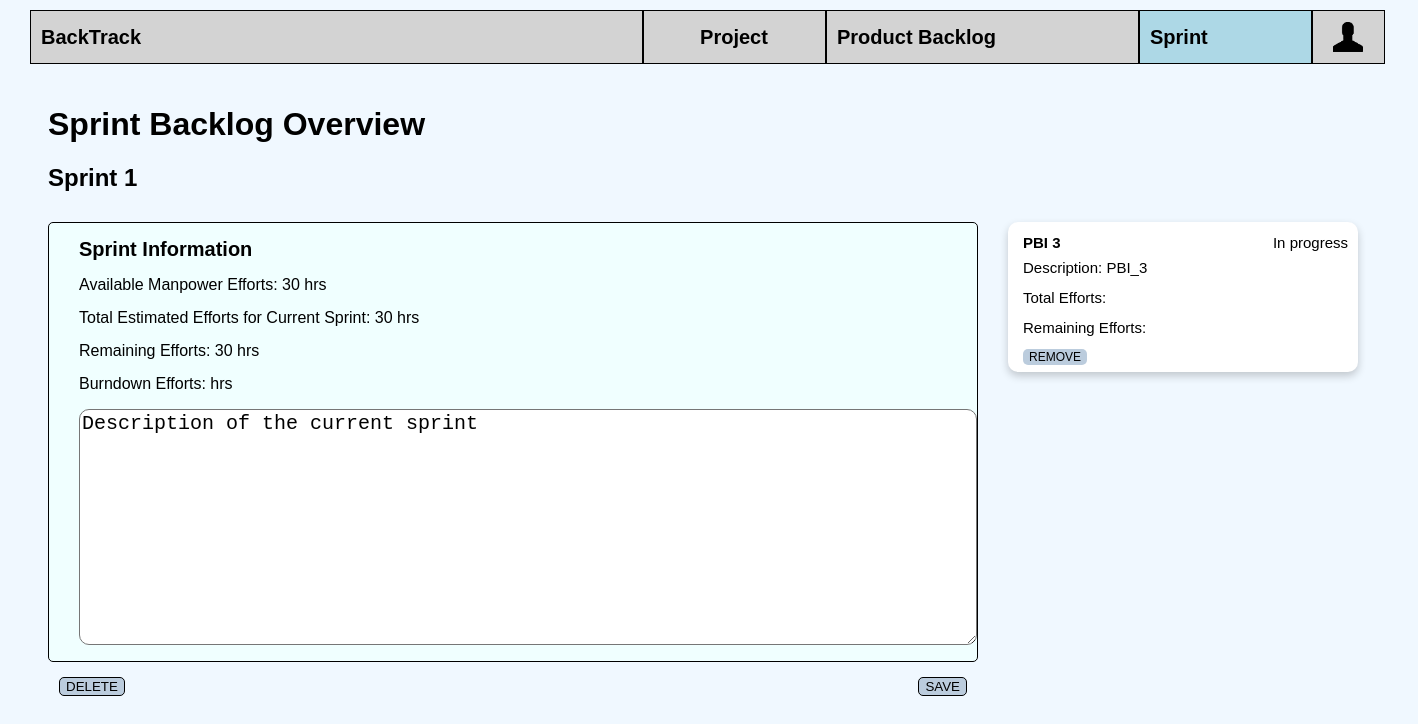
Page /sprints/ on the earlier database version.
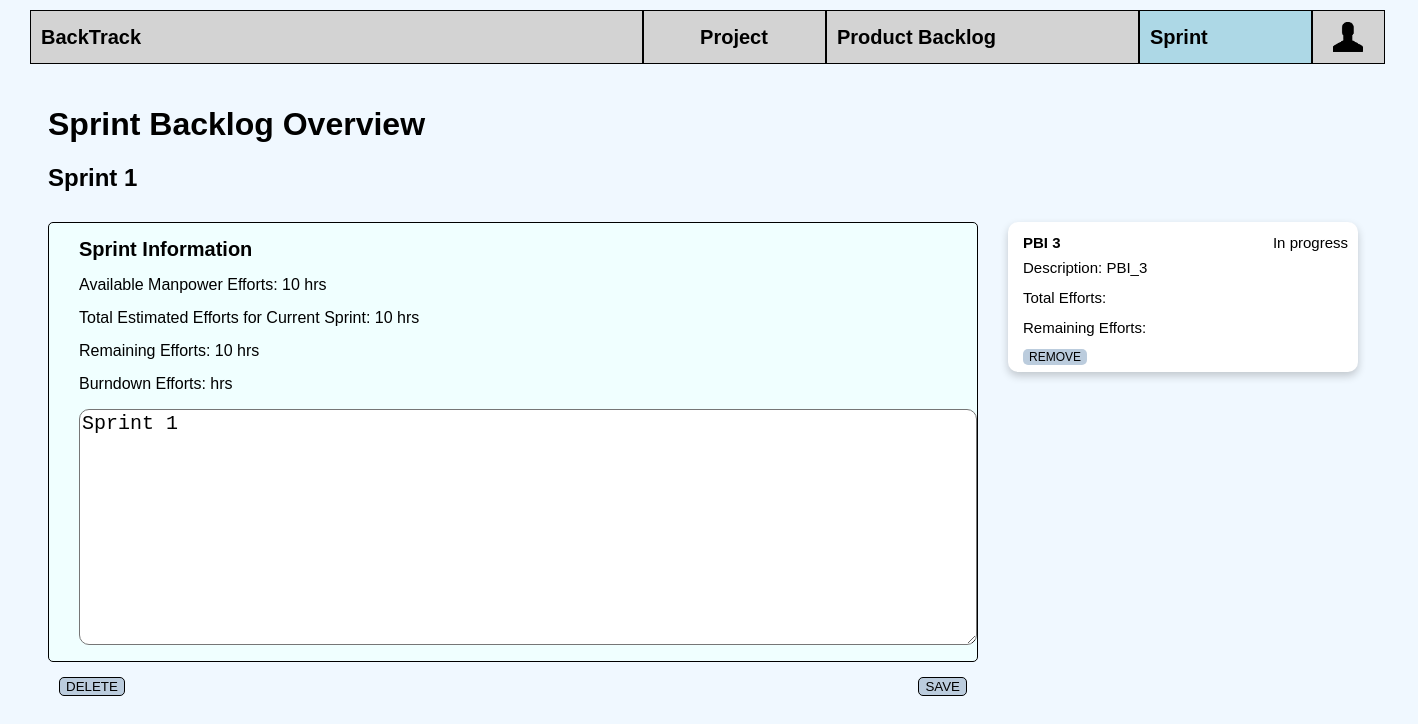
Same page on the later database version.
### sprints/models.py (models this page shows, shortened)
class SprintBacklog(models.Model):
    number = models.IntegerField()
    objects = models.Manager()
    information = models.CharField(max_length=200, default="Description of the current sprint")
    totalEf = models.IntegerField(default=10, null=True)
    initialEf = models.IntegerField(default=10)
    remainEf = models.IntegerField(default=10, null=True)
    id = models.AutoField(primary_key=True)
    STATUS = (('C', 'created'), ('R', 'Removed'))
    status = models.CharField(max_length=10, choices=STATUS, default='created')

class Task(models.Model):
    id = models.AutoField(primary_key=True)
    pbi = models.ForeignKey(PBI, on_delete=models.CASCADE)
    objects = models.Manager()

class PBI(models.Model):
    description = models.CharField(max_length=200)
    id = models.AutoField(primary_key=True)
    STATUS = (('NS', 'Not started'), ('IP', 'In progress'), ('C', 'Complete'), ('NF', 'NotFinish'))
    status = models.CharField(max_length=10, choices=STATUS, default='NS')
    sprint = models.ForeignKey(SprintBacklog, null=True, on_delete=models.SET_NULL)
    estimated_efforts = models.IntegerField(null=True)
    remainStory = models.IntegerField(null=True, default=10)
    objects = models.Manager()

### sprints/views.py (the view, shortened to what this page needs)
# urls.py: path('',views.SprintManagement, name='sprints'),
def SprintManagement(request):
    if SprintBacklog.objects.count() == 0:
    	return redirect('http://127.0.0.1:8000/sprints/createsprint')
    sprint = SprintBacklog.objects.get(number=1)
    tasks=Task.objects.all()
    for i in tasks:
        pbi_index=i.pbi.id
        pbi_update=PBI.objects.get(pk=pbi_index)
        pbi_update.status="IP"
        pbi_update.save()
    if request.method=="POST":
        info=request.POST.get('information_of_sprint',False)
        sprint.information=info
        sprint.save()
    return render(request,'sprints/sprints.html',{'task_list':tasks,'sprint':sprint})

### templates/sprints/sprints.html (shortened to what this page needs)
{% extends 'base.html' %}
{% block content %}
<div style="margin-left: 20px;margin-right: 120px; " class="container" id="currentSprint">
    <div class="row">
        <h1 style="text-align: left;margin-left: 20px;margin-top:40px">Sprint Backlog Overview</h1></div>
    <div class="row"><h2 style="text-align: left;margin: 20px">Sprint {{sprint.number}}</h2></div>
    <div class="row" style="display: flex;">
        <div class="column" style="flex: 70%; margin-top: 10px">
            <div id="SprintInfo">
                <div style="font-size:20px;"><b >Sprint Information</b></div>
                <div id="initialEf">Available Manpower Efforts: {{sprint.initialEf}} hrs </div>
                <div >Total Estimated Efforts for Current Sprint: <span id="totalEf">{{sprint.totalEf}}</span> hrs </div>
                <div>Remaining Efforts: <span id="remainingEf">{{sprint.remainEf}}</span> hrs </div>
                <div>Burndown Efforts:  hrs </div>
                <form name="description_of_sprint" method="POST">
                    <p><textarea name="information_of_sprint" style="border-radius:10px;margin-left:30px; font-size: 20px" rows="10" cols="73" title="description" >{{sprint.information}}</textarea></p>
                    <p style="text-align: right; padding-right: 10px; float: right;"><button style="background-color: #bbccdd;border: 1px black solid;border-radius: 5px" type="submit">SAVE</button></p>
                </form>
                <form action="delsprint/" method="POST">
                    <p style="text-align: right; padding-left: 10px; float: left;"><button style="background-color: #bbccdd;border: 1px black solid;border-radius: 5px" type="submit">DELETE</button></p>
                 </form>
            </div>
        </div>
        <div class="column" style="flex: 30%;margin-top: 10px">
            {% for task in task_list %}
            <div class="card" style="margin-bottom:8px;background-color: white;box-shadow: 0 4px 8px 0 rgba(0,0,0,0.2);margin-right: 30px">
                <a href="pbi{{task.pbi.id}}">
                <div class="cardcontainer" style="padding: 2px 10px;">
                    <div style="width:100%;display: flex">
                        <div style="flex: 50%;text-align: left;margin-left: 0"><b>PBI {{task.pbi.id}}</b></div>
                        <div class="cardStatus">{{task.pbi.get_status_display}}</div>
                    </div>
                        <div class="description">Description: {{task.pbi.description}}</div>
                        <div >Total Efforts:  </div>
                        <div >Remaining Efforts: </div>
                        <div>
                            <form action="" method="GET">
                                <button style="font-size:12px;border-radius: 5px;border: 0 none; background-color: #bbccdd" class="DeleteButton" name="DeleteButton" value="{{task.id}}">REMOVE</button>
                            </form>
                        </div>
                </div>
                </a>
            </div>
            {%empty%}
            <div>No PBI yet.</div>
            {% endfor %}
        </div>
    </div>
</div>
{% endblock %}

### templates/base.html (shortened to what this page needs)
{%load static from staticfiles %}
<link rel="stylesheet" type="text/css" href="{% static 'style.css' %}">
<table id="nav-bar" style="width:1380px;margin-left:20px;">
    <tr>
        <td><b>BackTrack</b></td>
        <td><b><a href="/projectManage" >Project</a></b></td>
        <td><b><a href="/productBacklog">Product Backlog</a></b></td>
        <td><b><a href="/sprints">Sprint</a></b></td>
        <td><img id="humanIcon" src="{% static 'projectManage/humanIcon.png' %}"></td>
    </tr>
</table>
{% block content %}{% endblock %}

### projectManage/static/style.css (style rules this page uses)
#nav-bar { column-count: 4; margin-left: auto; margin-right: auto; }
#nav-bar tr { line-height: 50px; }
#nav-bar td { padding-left: 10px; height: 50px; background-color: lightgray; float: left; border: 1px solid black; font-size: 20px; }
a { text-decoration:none; color: black; }
#nav-bar tr td:first-child { width: 600px; }
#nav-bar tr td:nth-child(2) { text-align: center; width: 180px; font-weight: bold; padding-left: 0px; }
#nav-bar tr td:nth-child(3) { width: 300px; }
#nav-bar tr td:nth-child(4) { width: 160px; }
#nav-bar td:nth-child(5) { width: 70px; display: inline; padding-left: 0px; text-align: center; }
#humanIcon { margin-bottom: 10px; margin-top: 10px; width: 30px; height: 30px; }

### templates/sprints/sprints.html (style rules this page uses)
#nav-bar tr td:nth-child(4) { background-color: lightblue; }
#SprintInfo { margin-left:20px; border-radius: 5px; background-color: azure; border: 1px black solid; }
#SprintInfo div { margin-left: 30px; margin-top: 15px; margin-bottom: 15px; }
.card { width:350px; height:150px; border-radius: 10px; margin-left:30px; box-shadow: 0 4px 8px 0 rgba(0,0,0,0.2); transition: 0.3s; }
.cardcontainer { height: 150px; }
.cardcontainer div { float:left; font-size: 15px; margin:5px; height: 20px; width:200px; }
.cardcontainer .cardStatus { flex: 50%; text-align: right; float:right; }

Differences in the rows shown:
removed SprintBacklog: number "1", initialEf "30", totalEf "30", remainEf "30", information_of_sprint "Description of the current sprint"
added SprintBacklog: number "1", initialEf "10", totalEf "10", remainEf "10", information_of_sprint "Sprint 1"
